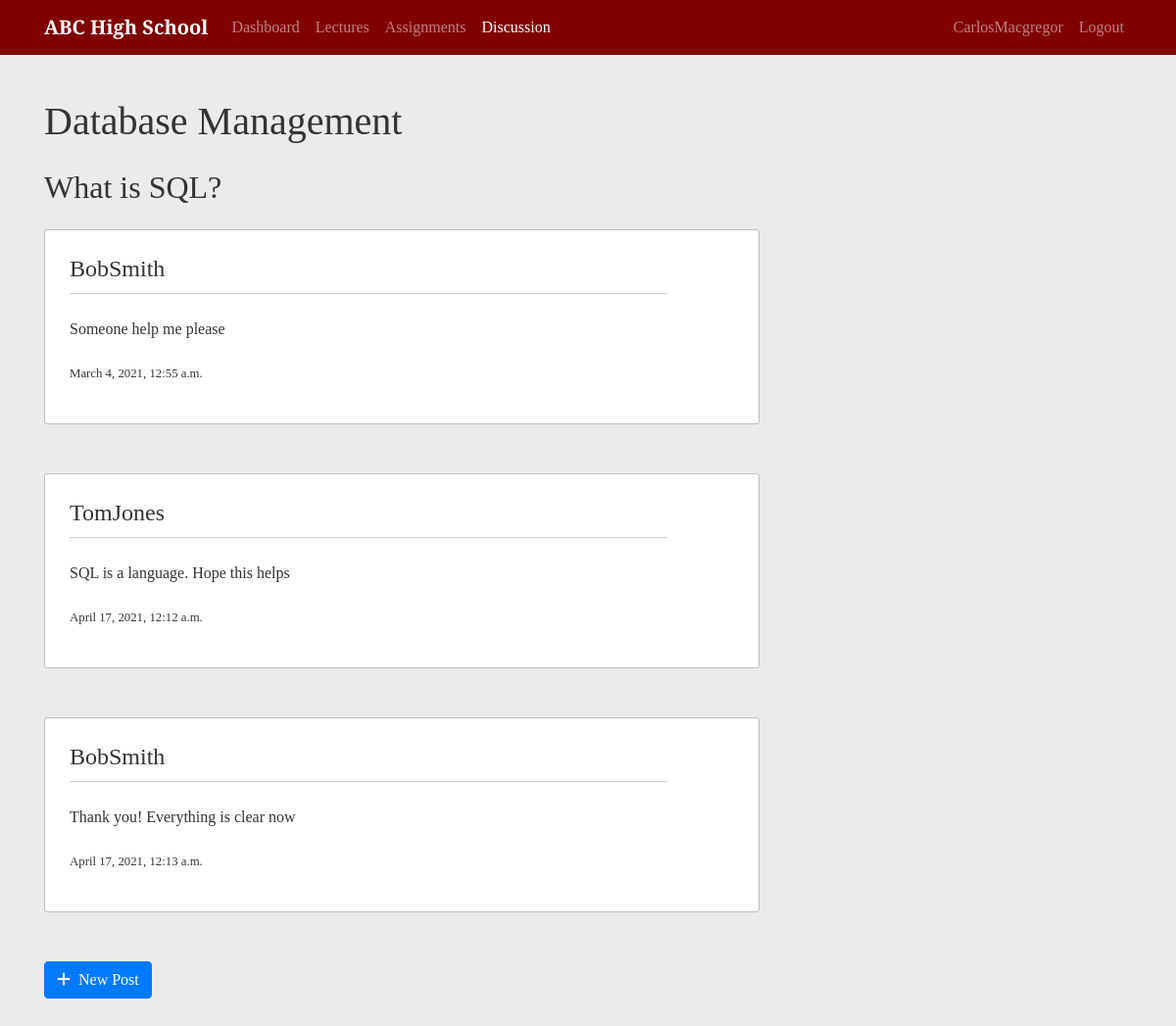
The app's page /course/1/discussions/1/ (signed in), older data.
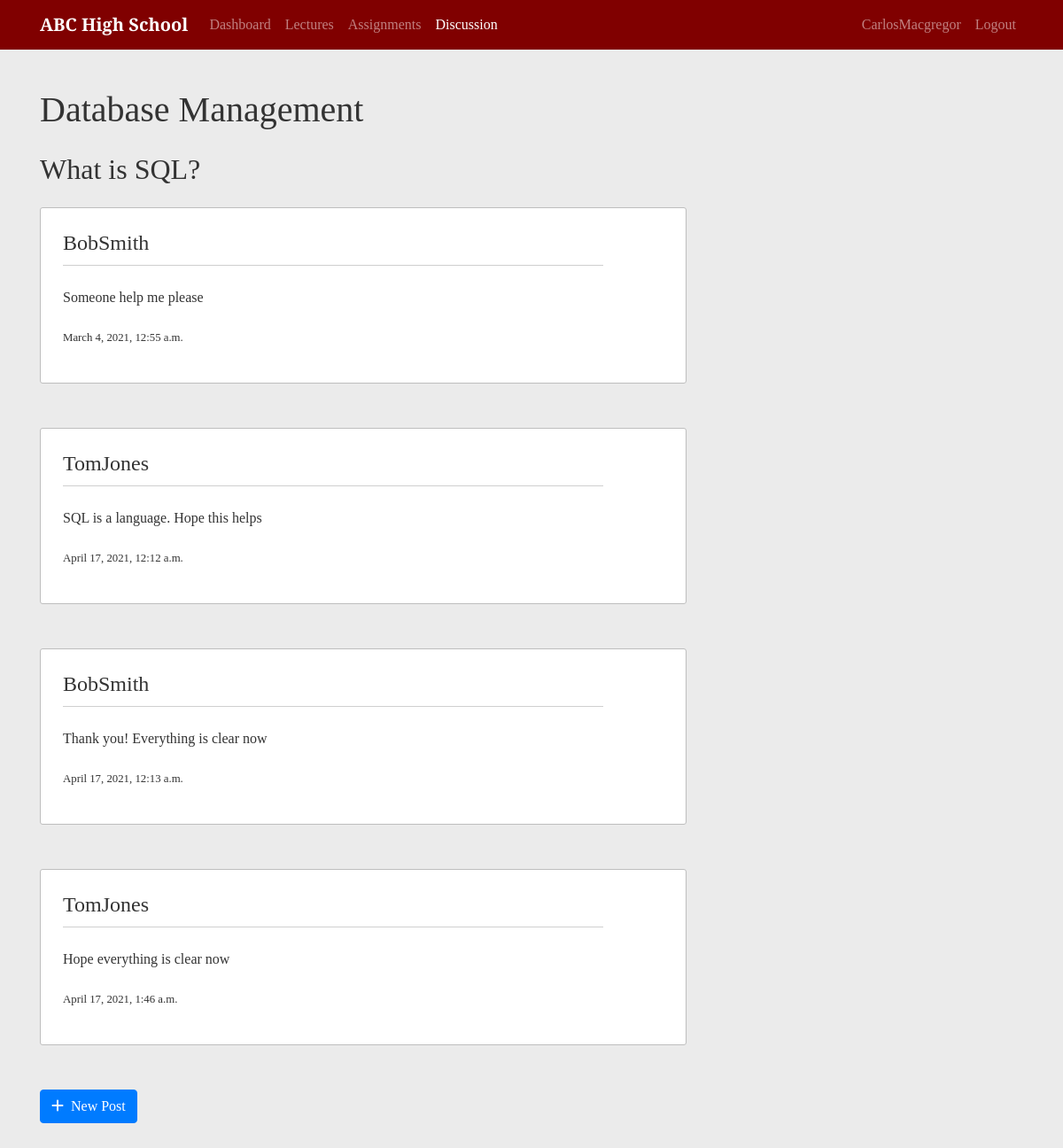
The same page, newer data.
### forum/models.py (models this page shows, shortened)
class DiscussionPost(models.Model):
    thread = models.ForeignKey(DiscussionThread, on_delete=models.CASCADE)
    creation_date_time = models.DateTimeField(default=timezone.now)
    author = models.ForeignKey(User, null=True, on_delete=models.SET_NULL)
    content = models.TextField()

### forum/views.py (the view, shortened to what this page needs)
# urls.py: path('course/<int:course_id>/discussions/<int:pk>/', DiscussionPostListView.as_view(), name='post-list'),
class DiscussionPostListView(LoginRequiredMixin, UserPassesTestMixin, ListView):
    model = DiscussionPost
    template_name = 'forum/post_list.html'
    context_object_name = 'posts'
    def get_queryset(self):
        queryset = {}
        course = get_object_or_404(Course, id=self.kwargs.get('course_id'))
        thread = get_object_or_404(DiscussionThread, id=self.kwargs.get('pk'), course=course)
        queryset['post_list']= DiscussionPost.objects.filter(thread=thread).order_by('creation_date_time')
        queryset['course'] = course
        queryset['thread'] = thread
        return queryset
    def test_func(self):
        user = self.request.user
        student = Student.objects.filter(user=user).first()
        course_id = self.kwargs.get('course_id')
        course = get_object_or_404(Course, id=self.kwargs.get('course_id'))
        if student:
            if EnrolledIn.objects.filter(student=student, course=course_id).exists():
                return True
            if AssistsIn.objects.filter(student=student, course=course_id).exists():
                return True

### forum/templates/forum/post_list.html (shortened to what this page needs)
{% extends "school/course.html" %}
{% block content %}
<h1 class="mb-4">{{ posts.course.course_name }}</h1>
  {% if not posts.post_list %}
    <p class="lead">There are no posts yet</p>
  {% else %}
    <h2 class="mb-4">{{ posts.thread.title }}</h2>
    {% for post in posts.post_list %}
      <article class="content-section">
        <h4 class="content-title">{{ post.author }}</h4>
        <p>
          <span class="data-content">{{ post.content }}</span>
        </p>
        <small>
          <p class="mt-4">{{ post.creation_date_time }}</p>
        </small>
      </article>
    {% endfor %}
  {% endif %}
  <a class="btn btn-primary" href="{% url 'create-post' view.kwargs.course_id view.kwargs.pk %}"><i class="fas fa-plus mr-2"></i>New Post</a>
{% endblock content %}

Row changes from the older to the newer data that the page shows:
added DiscussionPost: author "TomJones", content "Hope everything is clear now", creation_date_time "April 17, 2021, 1:46 a.m."
